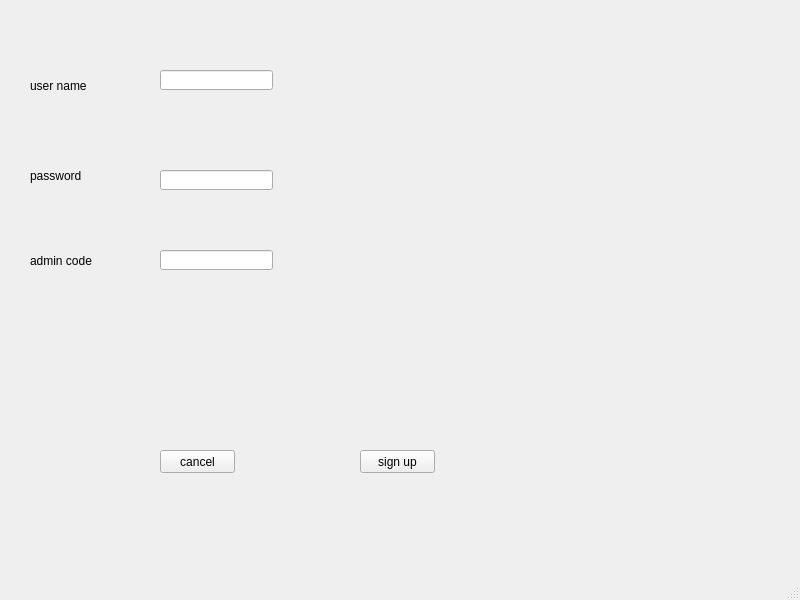
<?xml version="1.0" encoding="UTF-8"?>
<ui version="4.0">
 <class>MainWindow</class>
 <widget class="QMainWindow" name="MainWindow">
  <property name="geometry">
   <rect>
    <x>0</x>
    <y>0</y>
    <width>800</width>
    <height>600</height>
   </rect>
  </property>
  <property name="windowTitle">
   <string>sign up</string>
  </property>
  <widget class="QWidget" name="centralwidget">
   <widget class="QPushButton" name="btn_signup">
    <property name="geometry">
     <rect>
      <x>360</x>
      <y>450</y>
      <width>75</width>
      <height>23</height>
     </rect>
    </property>
    <property name="text">
     <string>sign up</string>
    </property>
   </widget>
   <widget class="QPushButton" name="btn_cancel">
    <property name="geometry">
     <rect>
      <x>160</x>
      <y>450</y>
      <width>75</width>
      <height>23</height>
     </rect>
    </property>
    <property name="text">
     <string>cancel</string>
    </property>
   </widget>
   <widget class="QLabel" name="label">
    <property name="geometry">
     <rect>
      <x>30</x>
      <y>70</y>
      <width>81</width>
      <height>31</height>
     </rect>
    </property>
    <property name="text">
     <string>user name</string>
    </property>
   </widget>
   <widget class="QLabel" name="label_2">
    <property name="geometry">
     <rect>
      <x>30</x>
      <y>160</y>
      <width>91</width>
      <height>31</height>
     </rect>
    </property>
    <property name="text">
     <string>password</string>
    </property>
   </widget>
   <widget class="QLabel" name="label_3">
    <property name="geometry">
     <rect>
      <x>30</x>
      <y>250</y>
      <width>71</width>
      <height>21</height>
     </rect>
    </property>
    <property name="text">
     <string>admin code</string>
    </property>
   </widget>
   <widget class="QLineEdit" name="txt_user_id">
    <property name="geometry">
     <rect>
      <x>160</x>
      <y>70</y>
      <width>113</width>
      <height>20</height>
     </rect>
    </property>
   </widget>
   <widget class="QLineEdit" name="txt_password">
    <property name="geometry">
     <rect>
      <x>160</x>
      <y>170</y>
      <width>113</width>
      <height>20</height>
     </rect>
    </property>
   </widget>
   <widget class="QLineEdit" name="txt_admin_code">
    <property name="geometry">
     <rect>
      <x>160</x>
      <y>250</y>
      <width>113</width>
      <height>20</height>
     </rect>
    </property>
   </widget>
   <widget class="QLabel" name="lbl_unavailable_user_id">
    <property name="geometry">
     <rect>
      <x>320</x>
      <y>70</y>
      <width>81</width>
      <height>21</height>
     </rect>
    </property>
    <property name="text">
     <string/>
    </property>
   </widget>
   <widget class="QLabel" name="lbl_unauthorized_password">
    <property name="geometry">
     <rect>
      <x>320</x>
      <y>180</y>
      <width>91</width>
      <height>21</height>
     </rect>
    </property>
    <property name="text">
     <string/>
    </property>
   </widget>
   <widget class="QLabel" name="lbl_wrong_admin_code">
    <property name="geometry">
     <rect>
      <x>320</x>
      <y>250</y>
      <width>91</width>
      <height>21</height>
     </rect>
    </property>
    <property name="text">
     <string/>
    </property>
   </widget>
  </widget>
  <widget class="QMenuBar" name="menubar">
   <property name="geometry">
    <rect>
     <x>0</x>
     <y>0</y>
     <width>800</width>
     <height>21</height>
    </rect>
   </property>
  </widget>
  <widget class="QStatusBar" name="statusbar"/>
 </widget>
 <resources/>
 <connections/>
</ui>
